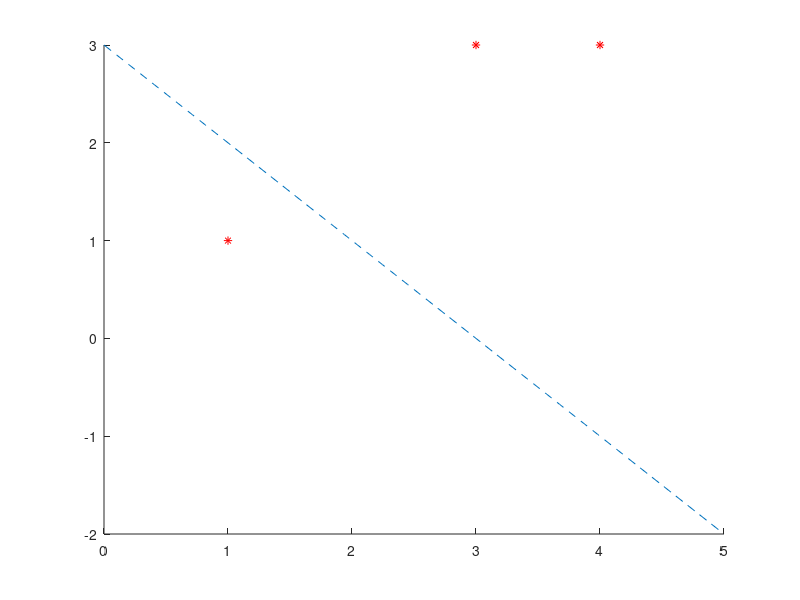

This chart was generated by the following MATLAB code:
%load labeled data
D=[3,3,1;4,3,1;1,1,-1]';
X=D(1:2,:);
Y=D(3,:);
%train data
w=zeros(1,2);
b=0;
eta=1;
iter=20;

for i=1:iter
    for j=1:length(Y)
        x=X(:,j);
        y=Y(j);
        if y*(w*x+b)<=0   
            w=w+(eta*y*x)';
            b=b+eta*y;
        end
    end
end
m=linspace(0,5,50);
n=-b-w(1)/w(2)*m;
figure
hold on
plot(m,n,'--');
plot(X(1,:),X(2,:),'r*');
% axis([0,5,0,5]);
